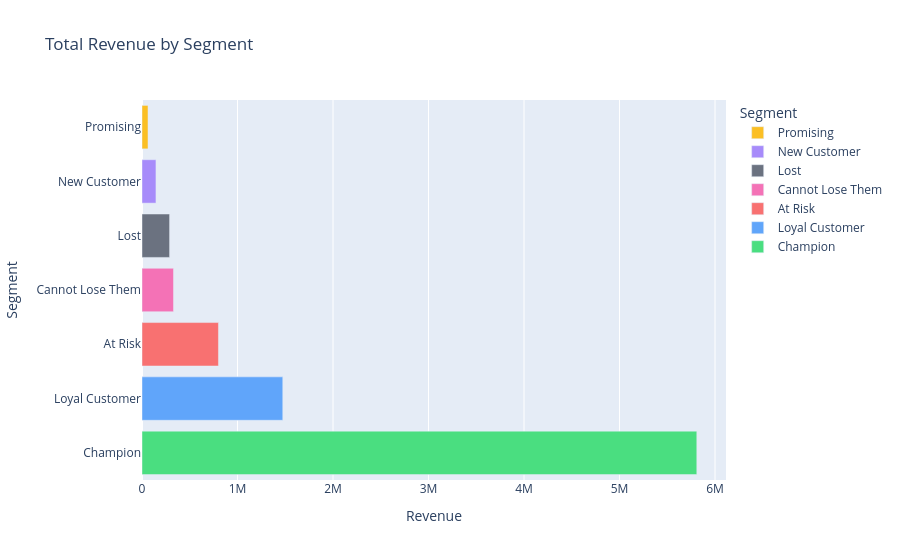

Notebook code cell kept with this figure:
### Code cell
# Revenue by segment — horizontal bar chart
seg_rev = rfm.groupby('Segment')['Monetary'].sum().reset_index()
seg_rev.columns = ['Segment', 'Revenue']
seg_rev = seg_rev.sort_values('Revenue', ascending=True)

fig2 = px.bar(seg_rev, x='Revenue', y='Segment', orientation='h',
              color='Segment', color_discrete_map=seg_colors,
              title='Total Revenue by Segment')
fig2.show()

### Figure 1 — Plotly figure (JSON) as saved in the notebook; plotly's stock layout.template omitted (floating-point values rounded to 4 significant figures)
{"data": [{"hovertemplate": "Segment=%{y}<br>Revenue=%{x}<extra></extra>", "legendgroup": "Promising", "marker": {"color": "#fbbf24", "pattern": {"shape": ""}}, "name": "Promising", "orientation": "h", "showlegend": true, "textposition": "auto", "type": "bar", "x": [62700.0], "xaxis": "x", "y": ["Promising"], "yaxis": "y"}, {"hovertemplate": "Segment=%{y}<br>Revenue=%{x}<extra></extra>", "legendgroup": "New Customer", "marker": {"color": "#a78bfa", "pattern": {"shape": ""}}, "name": "New Customer", "orientation": "h", "showlegend": true, "textposition": "auto", "type": "bar", "x": [146200.0], "xaxis": "x", "y": ["New Customer"], "yaxis": "y"}, {"hovertemplate": "Segment=%{y}<br>Revenue=%{x}<extra></extra>", "legendgroup": "Lost", "marker": {"color": "#6b7280", "pattern": {"shape": ""}}, "name": "Lost", "orientation": "h", "showlegend": true, "textposition": "auto", "type": "bar", "x": [288900.0], "xaxis": "x", "y": ["Lost"], "yaxis": "y"}, {"hovertemplate": "Segment=%{y}<br>Revenue=%{x}<extra></extra>", "legendgroup": "Cannot Lose Them", "marker": {"color": "#f472b6", "pattern": {"shape": ""}}, "name": "Cannot Lose Them", "orientation": "h", "showlegend": true, "textposition": "auto", "type": "bar", "x": [329600.0], "xaxis": "x", "y": ["Cannot Lose Them"], "yaxis": "y"}, {"hovertemplate": "Segment=%{y}<br>Revenue=%{x}<extra></extra>", "legendgroup": "At Risk", "marker": {"color": "#f87171", "pattern": {"shape": ""}}, "name": "At Risk", "orientation": "h", "showlegend": true, "textposition": "auto", "type": "bar", "x": [800500.0], "xaxis": "x", "y": ["At Risk"], "yaxis": "y"}, {"hovertemplate": "Segment=%{y}<br>Revenue=%{x}<extra></extra>", "legendgroup": "Loyal Customer", "marker": {"color": "#60a5fa", "pattern": {"shape": ""}}, "name": "Loyal Customer", "orientation": "h", "showlegend": true, "textposition": "auto", "type": "bar", "x": [1474000.0], "xaxis": "x", "y": ["Loyal Customer"], "yaxis": "y"}, {"hovertemplate": "Segment=%{y}<br>Revenue=%{x}<extra></extra>", "legendgroup": "Champion", "marker": {"color": "#4ade80", "pattern": {"shape": ""}}, "name": "Champion", "orientation": "h", "showlegend": true, "textposition": "auto", "type": "bar", "x": [5809000.0], "xaxis": "x", "y": ["Champion"], "yaxis": "y"}], "layout": {"barmode": "relative", "legend": {"title": {"text": "Segment"}, "tracegroupgap": 0}, "title": {"text": "Total Revenue by Segment"}, "xaxis": {"anchor": "y", "domain": [0, 1], "title": {"text": "Revenue"}}, "yaxis": {"anchor": "x", "categoryarray": ["Champion", "Loyal Customer", "At Risk", "Cannot Lose Them", "Lost", "New Customer", "Promising"], "categoryorder": "array", "domain": [0, 1], "title": {"text": "Segment"}}}}
